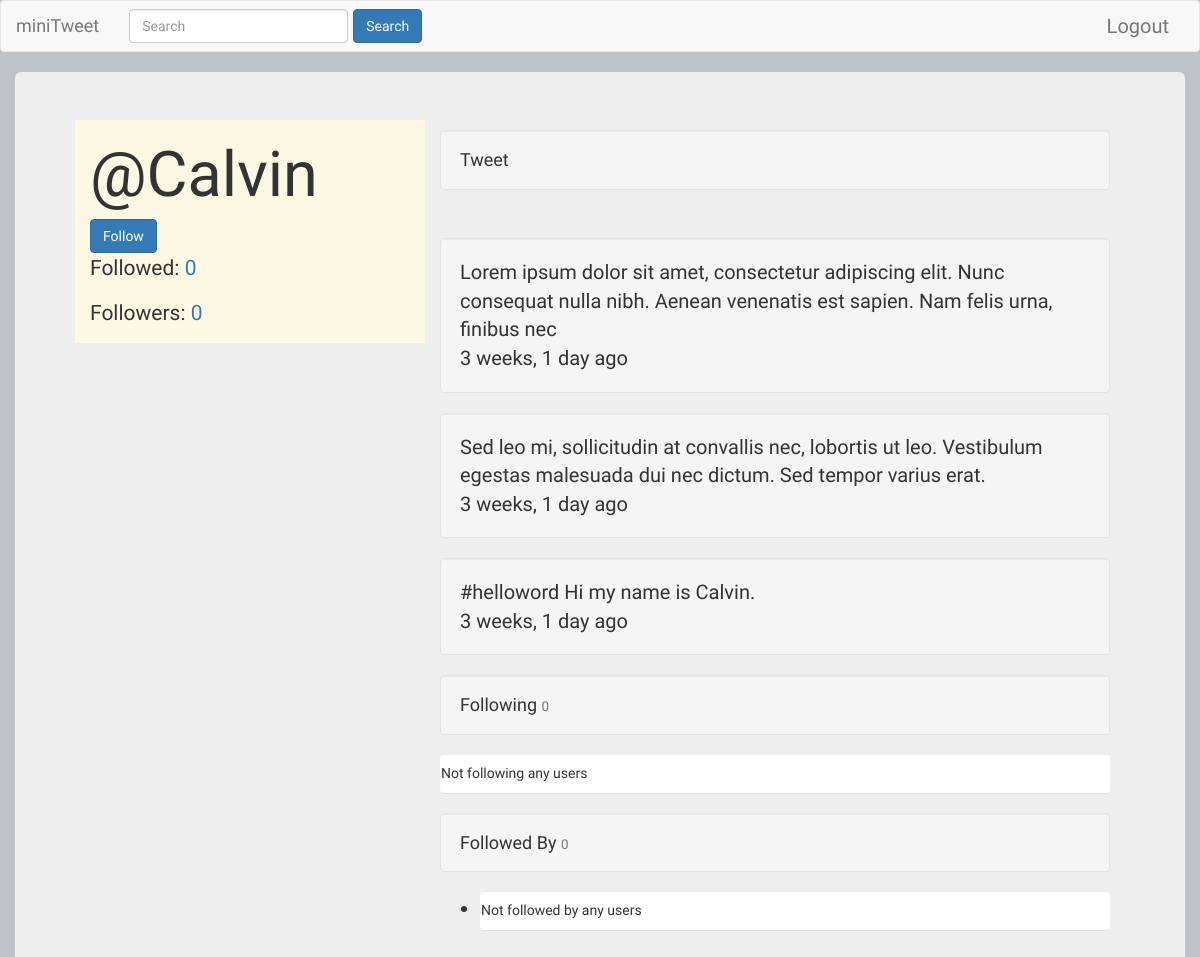
The page /Calvin/ (signed in) on the database its author committed.
### accounts/models.py (models this page shows, shortened)
class UserProfile(models.Model):
    user = models.OneToOneField(settings.AUTH_USER_MODEL,related_name='profile')
    following = models.ManyToManyField(settings.AUTH_USER_MODEL, blank=True, related_name='followed_by')
    objects = UserProfileManager()
    def get_following(self):
        users = self.following.all()
        return users.exclude(username=self.user.username)

### tweets/models.py (models this page shows, shortened)
class Tweet(models.Model):
    parent = models.ForeignKey("self", blank=True, null=True)
    user = models.ForeignKey(settings.AUTH_USER_MODEL)
    content = models.CharField(max_length=140, validators = [empty_conent])
    timestamp = models.DateTimeField(auto_now_add=True)
    linked = models.ManyToManyField(settings.AUTH_USER_MODEL, blank = True, related_name='linked')
    updated = models.DateTimeField(auto_now=True)
    class Meta:
        ordering = ['-timestamp']

### accounts/views.py (the view)
# urls.py: url(r'^(?P<username>[\w.@+-]+)/$',UserDetailView.as_view(), name='detail'),
class UserDetailView(DetailView):
    template_name='accounts/user_detail.html'
    queryset = User.objects.all()
    def get_object(self):
        return get_object_or_404(User, username__iexact=self.kwargs.get("username"))
    def get_context_data(self, *args, **kwargs):
        context = super(UserDetailView, self). get_context_data(*args, **kwargs)
        following = UserProfile.objects.is_following(self.request.user, self.get_object())
        context['following'] = following
        return context

### accounts/models.py (called while the page is built)
    def all(self):
        qs = self.get_queryset().all()
        try:
            if self.instance:
                qs = qs.exclude(user = self.instance)
        except:
            pass
        return qs

    def is_following(self, user, followed_by_user):
        user_profile, created = UserProfile.objects.get_or_create(user=user)
        if created:
            return False
        if followed_by_user in user_profile.following.all():
            return True
        return False

### accounts/templates/accounts/user_detail.html
{% extends 'base.html' %}
{% block content %}
<div class="row jumbotron">
  <div class='col-sm-4 bg-warning'>
    <h1>@{{ object.username }}</h1>
    <a href="{% url 'profiles:follow' username=object.username %}" class='btn btn-primary'>
      {% if following %}
        Unfollow
      {% else %}
        Follow
      {% endif %}
    </a>
    <p>Followed: <a href="#following">{{ object.profile.get_following.count }}</a></p>
    <p>Followers: <a href="#followed_by">{{ object.followed_by.all.count }}</a></p>
  </div>
  <div class="col-sm-8 pull-left">
    <h4 class="well">Tweet</h4> <br>
    {% for tweet in object.tweet_set.all %}
    <div class="well">
      {{ tweet.content }} <br>
      {{ tweet.timestamp|timesince }} ago
    </div>
    {% endfor %}
    <h4 id='following' class="well">Following
    <small>{{ object.profile.get_following.count }}</small>
    </h4>
    {% for user in object.profile.get_following %}
    <div class="panel">
    <a href="/{{ user.username }}">{{ user.username }}</a>
    </div>
    {% empty %}
    <div class="panel">
    <h5>Not following any users</h5>
    </div>
    {% endfor %}
    <h4 id='followed_by' class="well">Followed By
    <small>{{ object.followed_by.all.count }}</small>
    </h4>
    <ul class=''>
    {% for profile in object.followed_by.all %}
    <li>
      <div class="panel">
      <a href="/{{ profile.user.username }}">{{ profile.user.username }}</a>
      </div>
    </li>
    {% empty %}
    <li>
    <div class="panel">
      <h5>Not followed by any users</h5>
    </div>
    </li>
    {% endfor %}
    </ul>
  </div>
</div>
{% endblock %}

### templates/base.html (shortened to what this page needs)
{% load static %}
<!DOCTYPE html>
<html lang="en">
  <head>
    <link rel="stylesheet" href="https://maxcdn.bootstrapcdn.com/bootstrap/3.3.7/css/bootstrap.min.css">
    <link rel="stylesheet" href="{% static 'css/custom.css' %}"
  </head>
  <body>
    {% if request.user.is_authenticated %}
    <nav class="navbar navbar-default">
      <div class="container-fluid">
        <div class="navbar-header">
          <a class="navbar-brand" href="{% url 'home' %}">miniTweet</a>
        </div>
        <ul class="nav navbar-nav">
          <form action="{% url 'tweet:search' %}" method='GET' class='navbar-form navbar-left'>
            <div class="form-group">
            <input class='form-control'type="text" name="q" placeholder="Search">
            </div>
            <input class='btn btn-primary'type="submit" value ='Search'>
          </form>
        </ul>
        {% if request.user.is_authenticated %}
        <span class='nav navbar-nav pull-right'>
        <li><a href="{% url 'logout' %}">Logout</a></li>
      </span>
        {% endif %}
      </div>
    </nav>
    {% endif %}
    <div class="container">
      {% block content %}{% endblock %}
    </div>
  </body>
</html>

### static-storage/css/custom.css (style rules this page uses)
body { font-family: 'Work Sans', sans-serif; font-size: 20px; background-color: #bdc3c7; }

### rows shown on the page
Tweet: content "Lorem ipsum dolor sit amet, consectetur adipiscing elit. Nunc consequat nulla nibh. Aenean venenatis est sapien. Nam felis urna, finibus nec", timestamp "3 weeks, 1 day"
Tweet: content "Sed leo mi, sollicitudin at convallis nec, lobortis ut leo. Vestibulum egestas malesuada dui nec dictum. Sed tempor varius erat.", timestamp "3 weeks, 1 day"
Tweet: content "#helloword Hi my name is Calvin.", timestamp "3 weeks, 1 day"

### other values the page prints
{{ object.username }} "Calvin"
{{ object.profile.get_following.count }} "0"
{{ object.followed_by.all.count }} "0"
